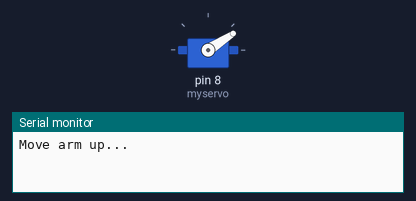
A sketch run on a simulated Arduino Uno, built with avr-gcc and run on an emulated ATmega328P. On the bench: servo, the last lines printed to the serial monitor.

Above: at 0.05 s.
At 1.35 s:
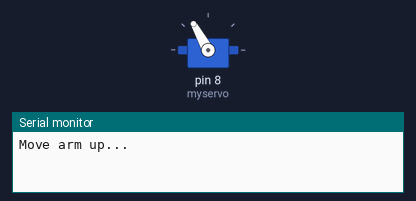
At 2.65 s:
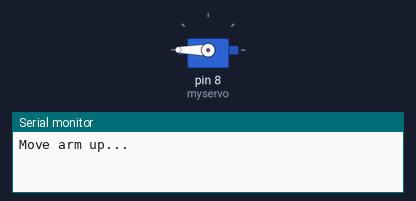
At 5.3 s:
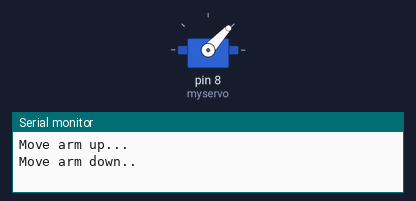
Timing chart, 0 to 8.5 s (numbered marks = the images above):
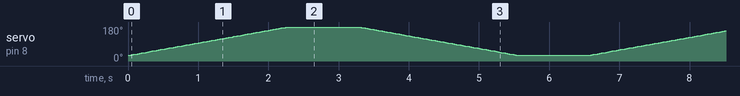

The sketch:

Servo_arm_test.ino
```cpp
#include <Servo.h>

Servo myservo;  // create servo object to control a servo
// twelve servo objects can be created on most boards

int pos = 30;    // variable to store the servo position

void setup() {
  myservo.attach(8);  // attaches the servo on pin 9 to the servo object
  Serial.begin(9600); // Initialize serial communication for debugging (optional)
}

void loop() {
  // Grip
  Serial.println("Move arm up..."); //optional serial print.
  for (pos = 30; pos <= 180; pos += 1) { // goes from 30 degrees to 180 degrees
    // in steps of 1 degree
    myservo.write(pos);              // tell servo to go to position in variable 'pos'
    delay(15);                       // waits 15ms for the servo to reach the position
  }
  delay(1000); // Hold grip for 1 second

  // Ungrip
  Serial.println("Move arm down.."); //optional serial print.
  for (pos = 180; pos >= 30; pos -= 1) { // goes from 180 degrees to 30 degrees
    myservo.write(pos);              // tell servo to go to position in variable 'pos'
    delay(15);                       // waits 15ms for the servo to reach the position
  }
  delay(1000); // Hold ungrip for 1 second

  //Alternative grip/ungrip using direct writes.
  /*
  Serial.println("Gripping...");
  myservo.write(90); //grip
  delay(1000);

  Serial.println("Ungripping...");
  myservo.write(0); //ungrip
  delay(1000);
  */
}
```
